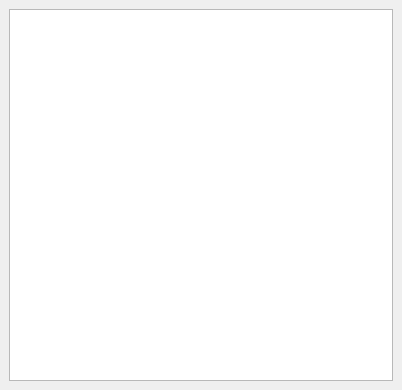
<?xml version="1.0" encoding="UTF-8"?>
<ui version="4.0">
 <class>MainWindow</class>
 <widget class="QMainWindow" name="MainWindow">
  <property name="geometry">
   <rect>
    <x>0</x>
    <y>0</y>
    <width>402</width>
    <height>390</height>
   </rect>
  </property>
  <property name="minimumSize">
   <size>
    <width>350</width>
    <height>350</height>
   </size>
  </property>
  <property name="maximumSize">
   <size>
    <width>500</width>
    <height>800</height>
   </size>
  </property>
  <property name="windowTitle">
   <string>MainWindow</string>
  </property>
  <widget class="QWidget" name="centralwidget">
   <property name="minimumSize">
    <size>
     <width>350</width>
     <height>303</height>
    </size>
   </property>
   <layout class="QHBoxLayout" name="horizontalLayout">
    <item>
     <widget class="QTreeView" name="treeView">
      <property name="minimumSize">
       <size>
        <width>326</width>
        <height>0</height>
       </size>
      </property>
      <property name="mouseTracking">
       <bool>true</bool>
      </property>
     </widget>
    </item>
   </layout>
  </widget>
  <action name="actionOpen">
   <property name="text">
    <string>Edit</string>
   </property>
  </action>
  <action name="actionRemove">
   <property name="text">
    <string>Remove</string>
   </property>
  </action>
  <action name="actionExit">
   <property name="text">
    <string>Exit</string>
   </property>
  </action>
  <action name="actionCopy">
   <property name="text">
    <string>Copy</string>
   </property>
  </action>
 </widget>
 <resources/>
 <connections/>
</ui>
